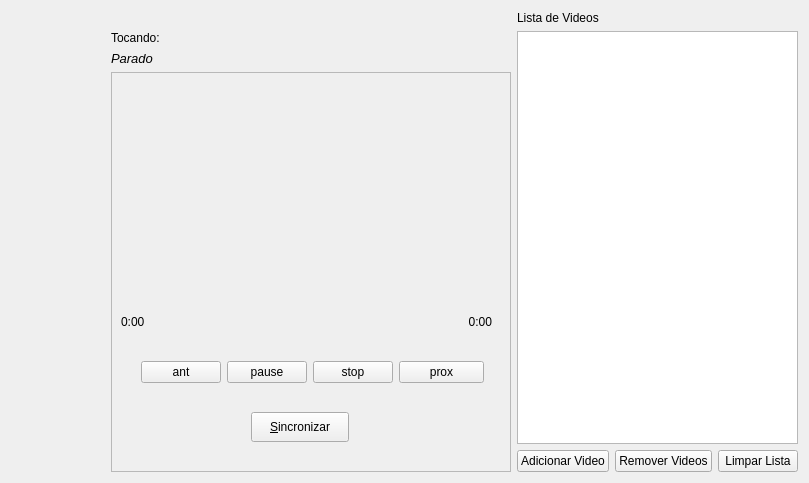
  <widget class="QWidget" name="tabVideos">
   <attribute name="title">
    <string>Videos</string>
   </attribute>
   <layout class="QGridLayout" name="gridLayout_7">
    <item row="0" column="0">
     <layout class="QGridLayout" name="layoutVideos">
      <item row="1" column="0" rowspan="2">
       <layout class="QGridLayout" name="gridLayout_11">
        <property name="sizeConstraint">
         <enum>QLayout::SetFixedSize</enum>
        </property>
        <property name="leftMargin">
         <number>100</number>
        </property>
        <item row="0" column="0" colspan="3">
         <widget class="QLabel" name="label_30">
          <property name="sizePolicy">
           <sizepolicy hsizetype="Fixed" vsizetype="Fixed">
            <horstretch>0</horstretch>
            <verstretch>0</verstretch>
           </sizepolicy>
          </property>
          <property name="text">
           <string>Tocando:</string>
          </property>
         </widget>
        </item>
        <item row="2" column="0" rowspan="2" colspan="3">
         <widget class="QFrame" name="frmVideo">
          <property name="sizePolicy">
           <sizepolicy hsizetype="Fixed" vsizetype="Fixed">
            <horstretch>0</horstretch>
            <verstretch>0</verstretch>
           </sizepolicy>
          </property>
          <property name="minimumSize">
           <size>
            <width>400</width>
            <height>400</height>
           </size>
          </property>
          <property name="cursor">
           <cursorShape>ArrowCursor</cursorShape>
          </property>
          <property name="frameShape">
           <enum>QFrame::StyledPanel</enum>
          </property>
          <property name="frameShadow">
           <enum>QFrame::Raised</enum>
          </property>
          <widget class="QLabel" name="lblVideoFim">
           <property name="geometry">
            <rect>
             <x>320</x>
             <y>240</y>
             <width>61</width>
             <height>20</height>
            </rect>
           </property>
           <property name="text">
            <string>0:00</string>
           </property>
           <property name="alignment">
            <set>Qt::AlignRight|Qt::AlignTrailing|Qt::AlignVCenter</set>
           </property>
          </widget>
          <widget class="QLabel" name="lblVideoAtual">
           <property name="geometry">
            <rect>
             <x>10</x>
             <y>240</y>
             <width>70</width>
             <height>20</height>
            </rect>
           </property>
           <property name="text">
            <string>0:00</string>
           </property>
          </widget>
          <widget class="QWidget" name="horizontalLayoutWidget">
           <property name="geometry">
            <rect>
             <x>30</x>
             <y>280</y>
             <width>343</width>
             <height>41</height>
            </rect>
           </property>
           <layout class="QHBoxLayout" name="horizontalLayout_3">
            <item>
             <widget class="QPushButton" name="btnVideoAnt">
              <property name="sizePolicy">
               <sizepolicy hsizetype="Fixed" vsizetype="Fixed">
                <horstretch>0</horstretch>
                <verstretch>0</verstretch>
               </sizepolicy>
              </property>
              <property name="text">
               <string>ant</string>
              </property>
             </widget>
            </item>
            <item>
             <widget class="QPushButton" name="btnVideoPlay">
              <property name="sizePolicy">
               <sizepolicy hsizetype="Fixed" vsizetype="Fixed">
                <horstretch>0</horstretch>
                <verstretch>0</verstretch>
               </sizepolicy>
              </property>
              <property name="text">
               <string>pause</string>
              </property>
             </widget>
            </item>
            <item>
             <widget class="QPushButton" name="btnVideoStop">
              <property name="sizePolicy">
               <sizepolicy hsizetype="Fixed" vsizetype="Fixed">
                <horstretch>0</horstretch>
                <verstretch>0</verstretch>
               </sizepolicy>
              </property>
              <property name="text">
               <string>stop</string>
              </property>
             </widget>
            </item>
            <item>
             <widget class="QPushButton" name="btnVideoProx">
              <property name="text">
               <string>prox</string>
              </property>
             </widget>
            </item>
           </layout>
          </widget>
          <widget class="QPushButton" name="btnVideoSincronizar">
           <property name="geometry">
            <rect>
             <x>140</x>
             <y>340</y>
             <width>98</width>
             <height>30</height>
            </rect>
           </property>
           <property name="text">
            <string>&amp;Sincronizar</string>
           </property>
          </widget>
         </widget>
        </item>
        <item row="1" column="0" colspan="3">
         <widget class="QLabel" name="lblVideoCorrente">
          <property name="sizePolicy">
           <sizepolicy hsizetype="Fixed" vsizetype="Fixed">
            <horstretch>0</horstretch>
            <verstretch>0</verstretch>
           </sizepolicy>
          </property>
          <property name="text">
           <string>&lt;!DOCTYPE HTML PUBLIC &quot;-//W3C//DTD HTML 4.0//EN&quot; &quot;http://www.w3.org/TR/REC-html40/strict.dtd&quot;&gt;
&lt;html&gt;&lt;head&gt;&lt;meta name=&quot;qrichtext&quot; content=&quot;1&quot; /&gt;&lt;style type=&quot;text/css&quot;&gt;
p, li { white-space: pre-wrap; }
&lt;/style&gt;&lt;/head&gt;&lt;body style=&quot; font-family:'Sans Serif'; font-size:10pt; font-weight:400; font-style:normal;&quot;&gt;
&lt;p style=&quot; margin-top:0px; margin-bottom:0px; margin-left:0px; margin-right:0px; -qt-block-indent:0; text-indent:0px;&quot;&gt;&lt;span style=&quot; font-style:italic;&quot;&gt;Parado&lt;/span&gt;&lt;/p&gt;&lt;/body&gt;&lt;/html&gt;</string>
          </property>
         </widget>
        </item>
       </layout>
      </item>
      <item row="2" column="1">
       <widget class="QPushButton" name="btnAdicionarVideo">
        <property name="sizePolicy">
         <sizepolicy hsizetype="Fixed" vsizetype="Fixed">
          <horstretch>0</horstretch>
          <verstretch>0</verstretch>
         </sizepolicy>
        </property>
        <property name="text">
         <string>Adicionar Video</string>
        </property>
       </widget>
      </item>
      <item row="0" column="1">
       <widget class="QLabel" name="label_7">
        <property name="text">
         <string>Lista de Videos</string>
        </property>
       </widget>
      </item>
      <item row="1" column="1" colspan="3">
       <widget class="QListWidget" name="lstVideos">
        <property name="selectionMode">
         <enum>QAbstractItemView::ExtendedSelection</enum>
        </property>
       </widget>
      </item>
      <item row="2" column="2">
       <widget class="QPushButton" name="btnRemoverVideos">
        <property name="sizePolicy">
         <sizepolicy hsizetype="Fixed" vsizetype="Fixed">
          <horstretch>0</horstretch>
          <verstretch>0</verstretch>
         </sizepolicy>
        </property>
        <property name="text">
         <string>Remover Videos</string>
        </property>
       </widget>
      </item>
      <item row="2" column="3">
       <widget class="QPushButton" name="btnLimparVideos">
        <property name="sizePolicy">
         <sizepolicy hsizetype="Fixed" vsizetype="Fixed">
          <horstretch>0</horstretch>
          <verstretch>0</verstretch>
         </sizepolicy>
        </property>
        <property name="text">
         <string>Limpar Lista</string>
        </property>
       </widget>
      </item>
     </layout>
    </item>
   </layout>
  </widget>
